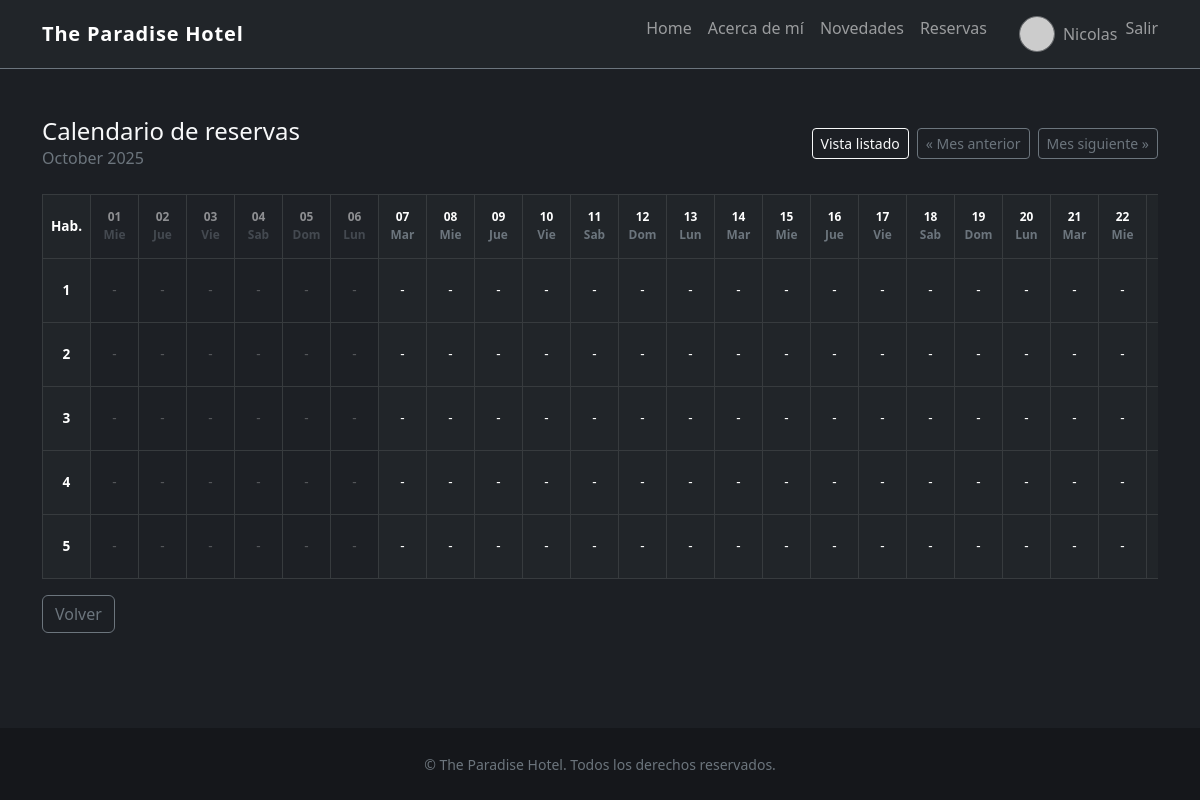
Page /reservas/calendario/ (signed in) on the committed database.
### HotelApp/models.py (models this page shows, shortened)
class Habitacion(models.Model):
    numero = models.IntegerField(unique=True)
    tipo = models.CharField(max_length=50)
    precio = models.DecimalField(max_digits=8, decimal_places=2)
    disponible = models.BooleanField(default=True)

### HotelApp/views.py (the view, shortened to what this page needs)
# urls.py: path("reservas/calendario/", views.calendario_reservas, name="calendario_reservas"),
@login_required
def calendario_reservas(request):
    today = timezone.localdate()
    try:
        month = int(request.GET.get("month", today.month))
        year = int(request.GET.get("year", today.year))
    except ValueError:
        month = today.month
        year = today.year
    first_day = date(year, month, 1)
    last_day_number = calendar.monthrange(year, month)[1]
    last_day = date(year, month, last_day_number)
    total_days = (last_day - first_day).days + 1
    days = [first_day + timedelta(days=i) for i in range(total_days)]
    prev_month_date = first_day - timedelta(days=1)
    next_month_date = last_day + timedelta(days=1)
    habitaciones = Habitacion.objects.order_by("numero")
    reservas = (
        Reserva.objects.select_related("habitacion")
        .filter(check_out__gte=first_day, check_in__lte=last_day)
        .order_by("habitacion__numero", "check_in")
    )
    reservas_por_habitacion = {habitacion.pk: {} for habitacion in habitaciones}
    filas_calendario = []
    for habitacion in habitaciones:
        celdas = []
        mapa = reservas_por_habitacion.get(habitacion.pk, {})
        for dia in days:
            celdas.append({
                "dia": dia,
                "reserva": mapa.get(dia),
            })
        filas_calendario.append({
            "habitacion": habitacion,
            "celdas": celdas,
        })
    contexto = {
        "dias": days,
        "filas_calendario": filas_calendario,
        "today": today,
        "current_month": month,
        "current_year": year,
        "month_name": calendar.month_name[month],
        "prev_month": prev_month_date.month,
        "prev_year": prev_month_date.year,
        "next_month": next_month_date.month,
        "next_year": next_month_date.year,
        "weekday_names": [calendar.day_abbr[d.weekday()] for d in days],
    }
    return render(request, "reservas_calendario.html", contexto)

### Cuentas/context_processors.py (called while the page is built)
def perfil_actual(request):
    if not request.user.is_authenticated:
        return {}
    perfil, _ = Perfil.objects.get_or_create(user=request.user)
    return {"perfil_actual": perfil}

### Cuentas/models.py (called while the page is built)
    def avatar_url(self):
        if self.avatar:
            return self.avatar.url
        nombre = self.user.get_full_name() or self.user.get_username()
        return "https://ui-avatars.com/api/?background=262b33&color=f8f9fa&name=" + quote_plus(nombre)

### HotelApp/Templates/reservas_calendario.html (shortened to what this page needs)
{% extends "base.html" %}
{% block content %}
<section class="mb-4 d-flex justify-content-between flex-wrap gap-2 align-items-center">
    <div>
        <h1 class="h4 mb-0">Calendario de reservas</h1>
        <p class="text-secondary mb-0">{{ month_name }} {{ current_year }}</p>
    </div>
    <div class="d-flex gap-2">
        <a class="btn btn-outline-light btn-sm" href="{% url 'lista_reservas' %}">Vista listado</a>
        <a class="btn btn-outline-secondary btn-sm" href="{% url 'calendario_reservas' %}?month={{ prev_month }}&year={{ prev_year }}">&laquo; Mes anterior</a>
        <a class="btn btn-outline-secondary btn-sm" href="{% url 'calendario_reservas' %}?month={{ next_month }}&year={{ next_year }}">Mes siguiente &raquo;</a>
    </div>
</section>
<div class="table-responsive">
    <table class="table table-bordered table-dark align-middle mb-0 tabla-calendario">
        <thead>
            <tr>
                <th scope="col" class="text-center align-middle" style="min-width: 90px;">Hab.</th>
                {% for dia in dias %}
                    <th scope="col" class="text-center small {% if dia < today %}opacity-50{% endif %}">
                        {{ dia|date:"d" }}<br>
                        <span class="text-secondary">{{ dia|date:"D" }}</span>
                    </th>
                {% endfor %}
            </tr>
        </thead>
        <tbody>
            {% for fila in filas_calendario %}
                <tr>
                    <th scope="row" class="text-center">{{ fila.habitacion.numero }}</th>
                    {% for celda in fila.celdas %}
                        {% if celda.reserva %}
                            <td class="bg-primary bg-opacity-50 text-center text-wrap{% if celda.dia < today %} opacity-50{% endif %}">
                                <strong>{{ celda.reserva.nombre }}</strong><br>
                                <span class="small">{{ celda.reserva.apellido }}</span>
                            </td>
                        {% else %}
                            <td class="text-center {% if celda.dia < today %}opacity-25{% endif %}">-</td>
                        {% endif %}
                    {% endfor %}
                </tr>
            {% endfor %}
        </tbody>
    </table>
</div>
<div class="mt-3">
    <a href="{% url 'home' %}" class="btn btn-outline-secondary">Volver</a>
</div>
{% endblock %}

### HotelApp/Templates/base.html (shortened to what this page needs)
<!DOCTYPE html>
<html lang="es">
<head>
    <link href="https://cdn.jsdelivr.net/npm/bootstrap@5.3.0/dist/css/bootstrap.min.css" rel="stylesheet">
</head>
<body class="d-flex flex-column min-vh-100">
    <header class="border-bottom border-secondary">
        <nav class="navbar navbar-expand-lg navbar-dark bg-dark">
            <div class="container">
                <a class="navbar-brand" href="{% url 'home' %}">The Paradise Hotel</a>
                <div class="collapse navbar-collapse" id="navbarMain">
                    <ul class="navbar-nav ms-auto">
                        <li class="nav-item">
                            <a class="nav-link" href="{% url 'home' %}">Home</a>
                        </li>
                        <li class="nav-item">
                            <a class="nav-link" href="{% url 'paginas:about' %}">Acerca de mí</a>
                        </li>
                        <li class="nav-item">
                            <a class="nav-link" href="{% url 'paginas:lista' %}">Novedades</a>
                        </li>
                        <li class="nav-item">
                            <a class="nav-link" href="{% url 'lista_reservas' %}">Reservas</a>
                        </li>
                        {% if request.user.is_authenticated %}
                            <li class="nav-item d-flex align-items-center ms-lg-3">
                                <a class="nav-link d-flex align-items-center gap-2" href="{% url 'cuentas:perfil' %}">
                                    <img src="{{ perfil_actual.avatar_url }}" alt="Avatar de {{ request.user.username }}" class="nav-avatar">
                                    <span>{{ request.user.first_name|default:request.user.username }}</span>
                                </a>
                            </li>
                            <li class="nav-item">
                                <form action="{% url 'cuentas:logout' %}" method="post" class="d-inline">
                                    <button type="submit" class="btn btn-link nav-link px-0">Salir</button>
                                </form>
                            </li>
                        {% endif %}
                    </ul>
                </div>
            </div>
        </nav>
    </header>
    <main class="container flex-grow-1 py-5">
        {% block content %}
        {% endblock %}
    </main>
    <footer class="py-4 mt-auto text-center">
        <div class="container">
            <small class="text-secondary">&copy; {{ now|date:"Y" }} The Paradise Hotel. Todos los derechos reservados.</small>
        </div>
    </footer>
</body>
</html>

### HotelApp/Templates/base.html (style rules this page uses)
body { background-color: #1c1f24; color: #f8f9fa; min-height: 100vh; display: flex; flex-direction: column; }
.navbar-brand { font-weight: 600; letter-spacing: 0.04em; }
footer { background: rgba(0, 0, 0, 0.25); }
.nav-avatar { width: 36px; height: 36px; border-radius: 50%; object-fit: cover; border: 1px solid rgba(255, 255, 255, 0.35); }

### HotelApp/Templates/reservas_calendario.html (style rules this page uses)
.tabla-calendario { table-layout: fixed; width: 100%; font-size: 0.75rem; }
.tabla-calendario th, .tabla-calendario td { padding: 0.6rem 0.4rem; vertical-align: middle; word-break: break-word; width: 3rem; height: 4rem; }
@media (min-width: 992px) { .tabla-calendario { font-size: 0.85rem; } }

### rows in the picture
Habitacion: habitacion.numero "1"
Habitacion: habitacion.numero "2"
Habitacion: habitacion.numero "3"
Habitacion: habitacion.numero "4"
Habitacion: habitacion.numero "5"

### other values in the picture
{{ request.user.first_name|default:request.user.username }} "Nicolas"
{{ month_name }} "October"
{{ current_year }} "2025"
{{ dia|date:"d" }} "01" "02" "03" "04" "05" "06" "07" "08" "09" "10" "11" "12" "13" "14" "15" "16" "17" "18" "19" "20" "21" "22"
{{ dia|date:"D" }} "Mie" "Jue" "Vie" "Sab" "Dom" "Lun" "Mar" "Mie" "Jue" "Vie" "Sab" "Dom" "Lun" "Mar" "Mie" "Jue" "Vie" "Sab" "Dom" "Lun" "Mar" "Mie"
